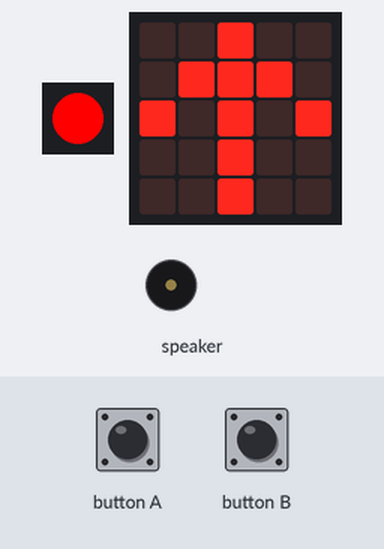
Simulated run of this program. Board: Calliope mini (MakeCode). Shown: 1 RGB LEDs in strip order, left to right, the board's 5×5 LED display, buzzer (waves = sounding). Inputs (shaded band) come from the test bench. Random numbers come from a fixed seed; the 48×5 strip is a reading aid, not a part: it shows the text the display is scrolling, unrolled, one strip-width of it at a time; the run ends where the board's game-over animation would start. At 26.5 s the program stops and its outputs stay as they are.

Above: at 2.1 s.
At 14.8 s:
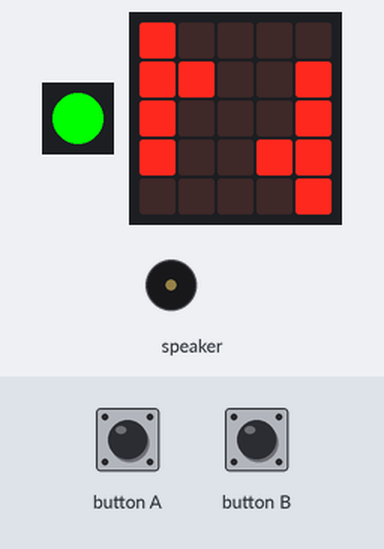
14.9 s: button B pressed for 0.15 s
At 15.5 s:
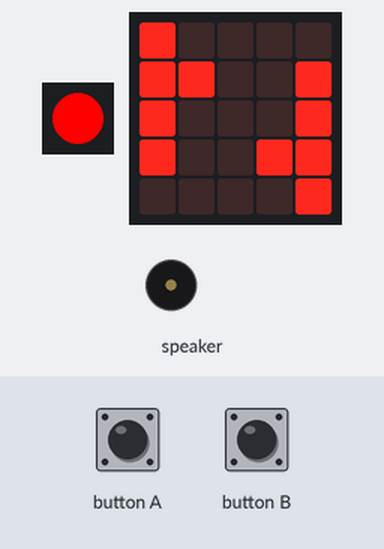
18.0 s: button A pressed for 0.15 s
At 18.9 s:
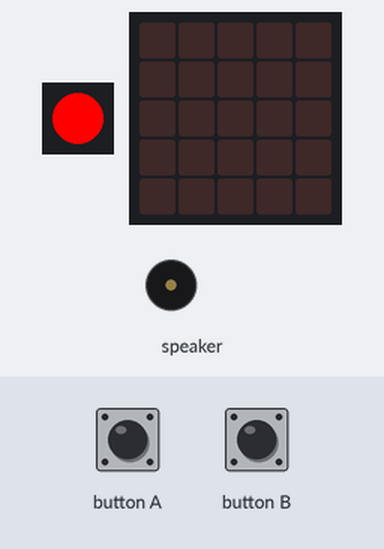
21.1 s: button B pressed for 0.15 s
At 27.3 s:
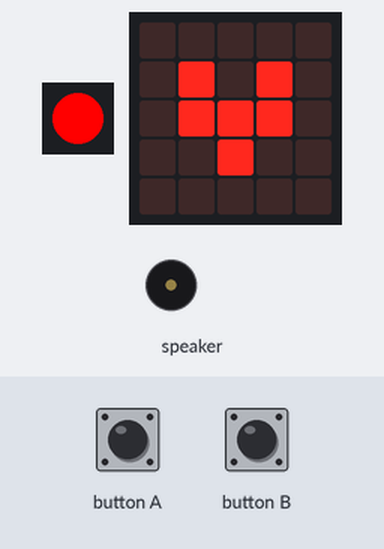
Timing chart, 0 to 28.0 s (numbered marks = the images above; inputs shaded):
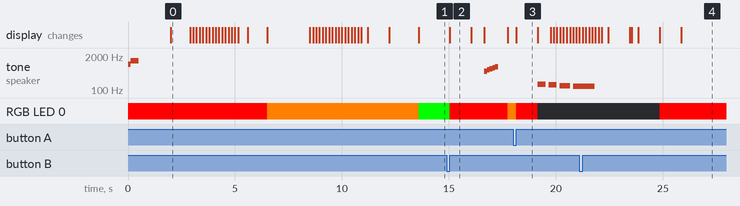

Measured:
- after the input at 14.9 s, tone on speaker: plays 523 Hz for 0.13 s, 587 Hz for 0.13 s, 659 Hz for 0.13 s, 698 Hz for 0.13 s, 784 Hz for 0.13 s, starting after 1.8 s; RGB LED 0: RGB(0, 255, 0) → RGB(255, 0, 0) after 0.15 s, → RGB(255, 128, 0) 2.7 s later
- after the input at 18.0 s, tone on speaker: plays 165 Hz for 0.38 s, 156 Hz for 0.38 s, 147 Hz for 0.50 s, 139 Hz for 0.29 s, starting after 1.2 s
- what the display in image 0 shows lasts 0.9 s, from 2.0 s to 2.9 s
- what the display in image 2 shows lasts 1.0 s, from 15.1 s to 16.1 s

The program:

main.ts
```typescript
function Start () {
    basic.pause(2000)
    ZufÄllige_Zahl = randint(0, 100)
    basic.showString("" + angezeigte_Zahl)
    basic.pause(1000)
    basic.showLeds(`
        # . . . .
        # # . . #
        # . . . #
        # . . # #
        . . . . #
        `)
    basic.pause(1000)
    basic.setLedColor(0x00ff00)
}
input.onButtonPressed(Button.A, function () {
    basic.setLedColor(0xff0000)
    Anzahl_Versuche += 1
    basic.pause(1000)
    if (angezeigte_Zahl > ZufÄllige_Zahl) {
        basic.setLedColor(0xff8000)
        basic.showIcon(IconNames.SmallHeart)
        music.startMelody(music.builtInMelody(Melodies.JumpUp), MelodyOptions.Once)
        basic.showIcon(IconNames.Heart)
        basic.pause(500)
        basic.clearScreen()
        Start()
    } else {
        basic.setLedColor(0x000000)
        music.startMelody(music.builtInMelody(Melodies.Wawawawaa), MelodyOptions.Once)
        basic.showIcon(IconNames.No)
        basic.pause(500)
        basic.showIcon(IconNames.Chessboard)
        basic.pause(500)
        basic.clearScreen()
        basic.showIcon(IconNames.Sad)
        basic.pause(2000)
        game.setScore(Anzahl_Versuche - 1)
        game.gameOver()
    }
})
input.onButtonPressed(Button.B, function () {
    basic.setLedColor(0xff0000)
    Anzahl_Versuche += 1
    basic.pause(1000)
    if (angezeigte_Zahl < ZufÄllige_Zahl) {
        basic.showIcon(IconNames.SmallHeart)
        music.startMelody(music.builtInMelody(Melodies.JumpUp), MelodyOptions.Once)
        basic.showIcon(IconNames.Heart)
        basic.pause(500)
        basic.clearScreen()
        basic.setLedColor(0xff8000)
        Start()
    } else {
        basic.setLedColor(0x000000)
        music.startMelody(music.builtInMelody(Melodies.Wawawawaa), MelodyOptions.Once)
        basic.showIcon(IconNames.No)
        basic.pause(500)
        basic.showIcon(IconNames.Chessboard)
        basic.pause(500)
        basic.clearScreen()
        basic.showIcon(IconNames.Sad)
        basic.pause(2000)
        game.setScore(Anzahl_Versuche - 1)
        game.gameOver()
    }
})
let ZufÄllige_Zahl = 0
let angezeigte_Zahl = 0
let Anzahl_Versuche = 0
basic.setLedColor(0xff0000)
music.startMelody(music.builtInMelody(Melodies.BaDing), MelodyOptions.Once)
basic.pause(2000)
basic.showLeds(`
    . . # . .
    . # # # .
    # . # . #
    . . # . .
    . . # . .
    `)
basic.pause(500)
basic.clearScreen()
basic.showString("or")
basic.showLeds(`
    . . # . .
    . . # . .
    # . # . #
    . # # # .
    . . # . .
    `)
basic.pause(500)
basic.clearScreen()
Anzahl_Versuche = 0
angezeigte_Zahl = randint(40, 60)
basic.setLedColor(0xff8000)
Start()
```

test.ts
```typescript
// Hier kann man Tests durchführen; diese Datei wird nicht kompiliert, wenn dieses Paket als Erweiterung verwendet wird.
```
